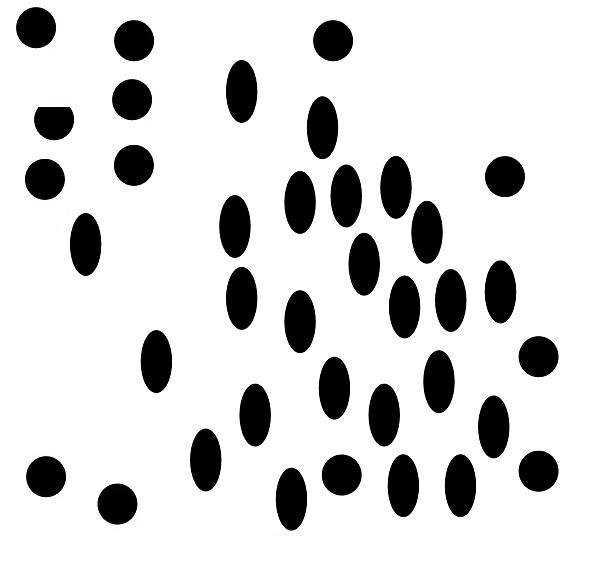
#> input picture blobs.jpg, 603 x 562 px, found by its file name
$ python circle_using_hough_transform.py
#> lines starting #> are read from the running program, lines starting #| are printed output that depends on the picture; after the words box and inside, x2 and y2 are one past the last pixel; in counts of white or black regions, pixels touching at a corner belong together
import numpy as np
import cv2 as cv
img = cv.imread('c://Intel//python//test1//blobs.jpg')
#> img is the input picture: shape (562, 603, 3); mean B, G, R 214.6, 214.6, 214.6
output = img.copy()
gray = cv.cvtColor(img, cv.COLOR_BGR2GRAY)
gray = cv.medianBlur(gray, 5)
circles = cv.HoughCircles(gray, cv.HOUGH_GRADIENT, 1, 20,
                          param1=50, param2=30, minRadius=0, maxRadius=0)
#> circles = 22 rows, first 8: [340.5, 474.5, 20.8], [45.5, 476.5, 19.6], [131.5, 99.5, 19.6], [133.5, 40.5, 19.6], [332.5, 40.5, 19.6], [504.5, 176.5, 19.6], [538.5, 355.5, 20.2], [461.5, 232.5, 50.7]
detected_circles = np.uint16(np.around(circles))
#> detected_circles = 22 rows, first 8: [340, 474, 21], [46, 476, 20], [132, 100, 20], [134, 40, 20], [332, 40, 20], [504, 176, 20], [538, 356, 20], [462, 232, 51]
for (x, y ,r) in detected_circles[0, :]:
    cv.circle(output, (x, y), r, (0, 0, 0), 3)
    cv.circle(output, (x, y), 2, (0, 255, 255), 3)
#> this loop made 22 passes
#> (x, y, r) on passes 1 to 12: (340, 474, 21), (46, 476, 20), (132, 100, 20), (134, 40, 20), (332, 40, 20), (504, 176, 20), (538, 356, 20), (462, 232, 51), (116, 504, 21), (538, 472, 20), (44, 178, 21), (132, 164, 21)
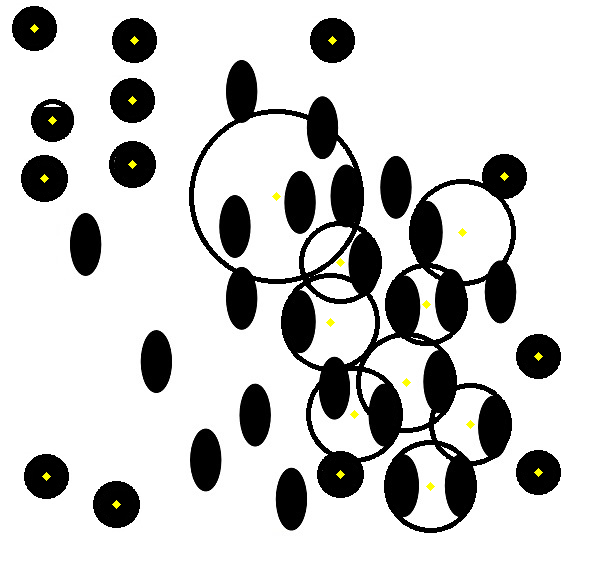
#> output: shape (562, 603, 3); 5.41% of pixels changed, all inside (x1, y1, x2, y2) = (12, 6, 561, 533)


cv.imshow('output',output)
cv.waitKey(0)
cv.destroyAllWindows()

$ run again, with jeruk.png saved as blobs.jpg
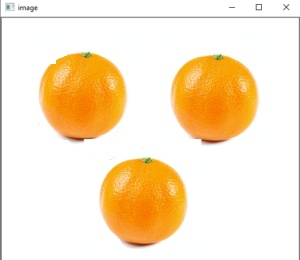
#> input picture jeruk.png, 300 x 260 px, found by its file name
#> img is the input picture: shape (260, 300, 3); mean B, G, R 200.4, 230.1, 250.1
#> `gray = cv.cvtColor(img, cv.COLOR_BGR2GRAY)`:
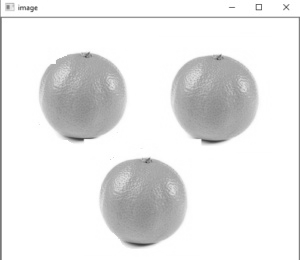
#> gray: shape (260, 300); min 61, max 255, mean 232.7
#> circles = [[213.5, 98.5, 44.4], [143.5, 201.5, 44.1], [82.5, 96.5, 44.9]]
#> detected_circles = [[214, 98, 44], [144, 202, 44], [82, 96, 45]]
#> the loop `for (x, y ,r) in detected_circles[0, :]:` made 3 passes
#> after the loop `for (x, y ,r) in detected_circles[0, :]:`:
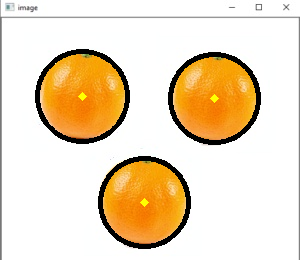
#> output: shape (260, 300, 3); 5.5% of pixels changed, all inside (x1, y1, x2, y2) = (35, 49, 261, 249)
